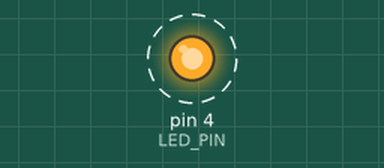
Recording of a sketch running on a simulated Arduino Nano, built with avr-gcc and run on an emulated ATmega328P. Shown: output pins drawn as LEDs (lit = HIGH). Dashed ring = blinking. What the sketch prints to the serial monitor is not drawn.

Above: at 0.5 s.
Timing chart, 0 to 4.6 s (numbered marks = the images above):
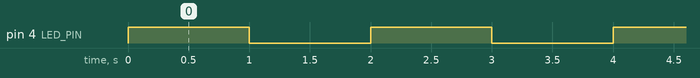

The sketch:

BlinkLED.ino
```cpp
const int LED_PIN = 4; // GPIO 4 (Labeled as '4' or 'G4' on your clone)

void setup() {
  // Initialize serial at 115200 baud (standard for ESP32)
  Serial.begin(9600);

  pinMode(LED_PIN, OUTPUT);
  Serial.println("ESP32 Initialized. Starting Blink...");
}

void loop() {
  Serial.println("LED: HIGH (ON)");    // Status message
  digitalWrite(LED_PIN, HIGH);
  delay(1000);

  Serial.println("LED: LOW (OFF)");    // Status message
  digitalWrite(LED_PIN, LOW);
  delay(1000);
}
```

Measured:
- by itself, pin 4 (LED_PIN): alternates HIGH for 1.0 s and LOW for 1.0 s
